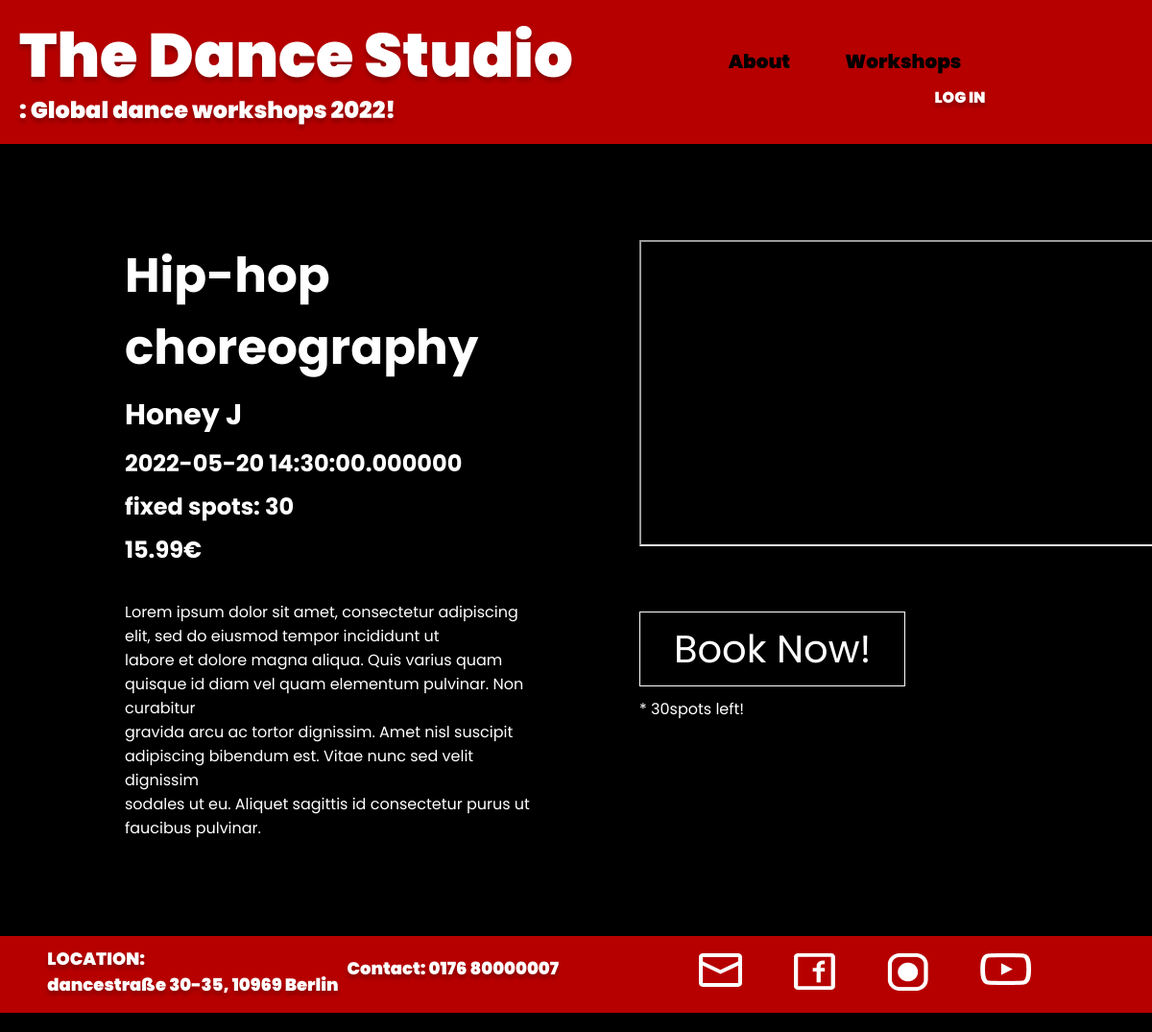
The app's page /classinfo/1, older data.
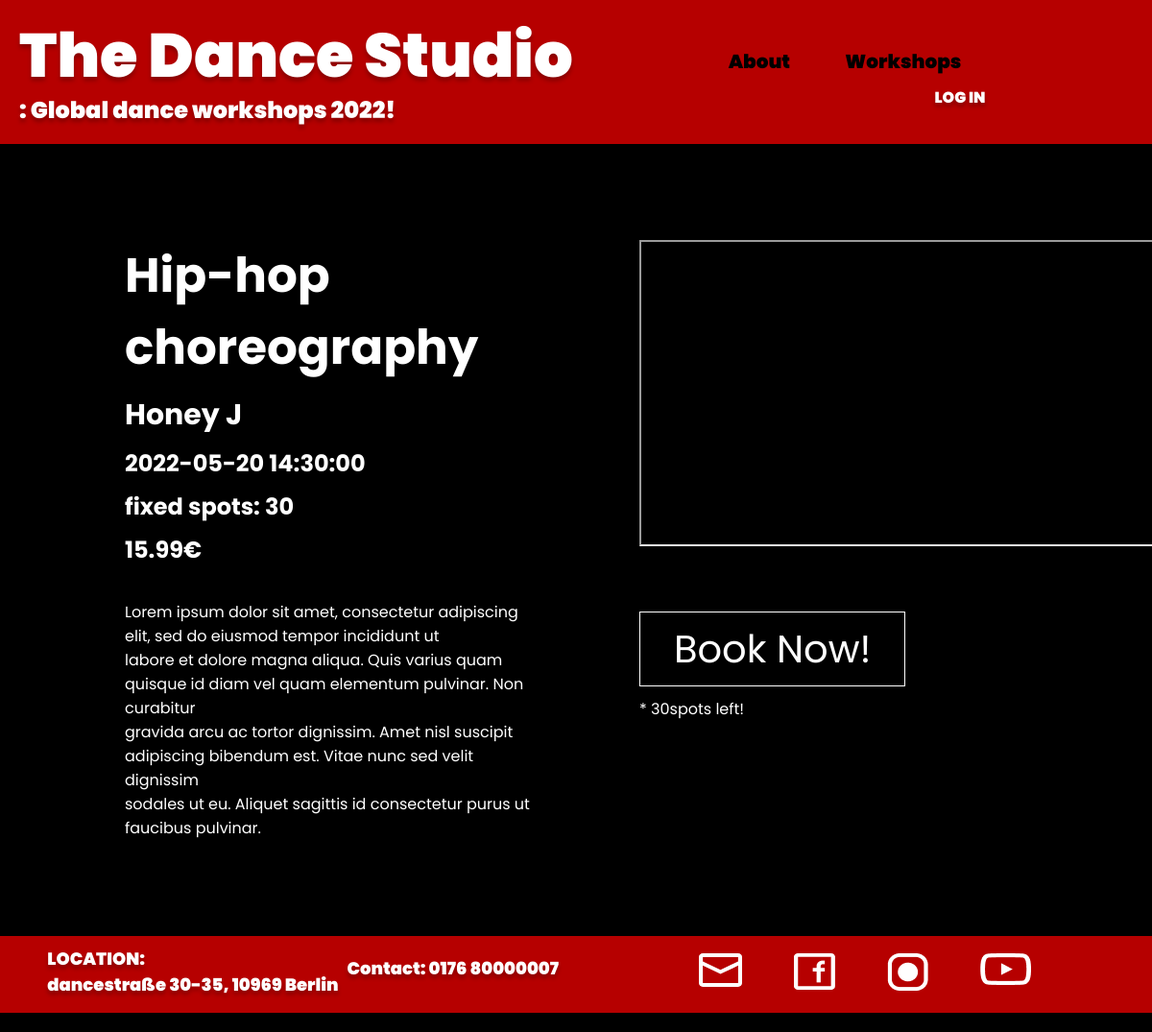
The same page, newer data.
### app/booking/models.py (models this page shows)
class Workshop(db.Model, CRUDMixin):
    id = db.Column(db.Integer, primary_key=True)
    date = db.Column(db.String(120))
    name = db.Column(db.String(120))
    teacher = db.Column(db.String(150))
    price = db.Column(db.Numeric(100, 2))
    fixed_spots = db.Column(db.Integer)
    available_spots = db.Column(db.Integer)
    picture_url = db.Column(db.String(300))
    video_url= db.Column(db.String(300))
    userinfos = db.relationship('Userinfo', backref='workshop', lazy=True)

### app/booking/routes.py (the view)
@blueprint.route('/classinfo/<int:id>')
def classinfo(id):
    workshop = Workshop.query.filter_by(id=id).first_or_404()
    return render_template('booking/classInfo.htm',workshop=workshop)

### app/templates/booking/classInfo.htm
{% extends 'base.html' %}
{% block css %}
<link rel="stylesheet" type="text/css" href="../static/styles/classinfo_style.css">
{% endblock %}
{% block body %}
    <div class="content">
        <div class="info">
            <h1> {{workshop.name}} </h1>
            <h2> {{workshop.teacher}} </h2>
            <h3> {{workshop.date}} </h3>
            <h4> fixed spots: {{workshop.fixed_spots}}</h4>
            <h5> {{workshop.price}}€</h5>
            <p><br>Lorem ipsum dolor sit amet, consectetur adipiscing <br> elit, sed do eiusmod tempor incididunt ut <br>labore et dolore magna aliqua. Quis varius quam <br>quisque id diam vel quam elementum pulvinar. Non curabitur<br> gravida arcu ac tortor dignissim. Amet nisl suscipit <br>adipiscing bibendum est. Vitae nunc sed velit dignissim <br>sodales ut eu. Aliquet sagittis id consectetur purus ut <br>faucibus pulvinar. </p>
        </div>
        <div class="rightside">
            <iframe width="560" height="315" src={{workshop.video_url}}>
            </iframe>
            <br>
            <a href="/book/{{workshop.id}}" class="book">
                Book Now!
            </a>
            <p1>
            <br> * {{workshop.available_spots}}spots left!
            </p1>
        </div>
    </div>
{% endblock %}

### app/templates/base.html (shortened to what this page needs)
<!DOCTYPE html>
<html lang="en">
    <head>
        {% block head %}
            <link rel="stylesheet" type="text/css" href="../static/styles/base_style.css">
            {% block css %}{% endblock %}
        {% endblock %}
    </head>
<body>
    <div class="header">
        <div class="logos">
            <div class="logo">
                <a href="/"> The Dance Studio <br></a>
            </div>
            <div class="second_logo">
                <br>: Global dance workshops 2022!
            </div>
        </div>
        <nav>
            <ul class="header_items">
                <li>
                    <a href="/about">About</a>
                </li>
                <li>
                    <a href="/workshops">Workshops</a>
                </li>
            </ul>
            {% if not current_user.is_authenticated %}
                <div class="login">
                    <a href="{{ url_for('auth.get_login') }}">LOG IN </a>
                </div>
            {% endif %}
        </nav>
    </div>
    {% block body %} {% endblock %}
    <footer>
        <div class="location">
            <p>
                LOCATION: <br>
                dancestraße 30-35, 10969 Berlin<br>
            </p>
        </div>
        <div class="contact">
            <p>Contact: 0176 80000007</p>
        </div>
        <ul class="socialIcons">
            <li>
                <a href="mailto:jung.lee@code.berlin">
                    <img src="../static/images/mailicon.svg" alt="mail">
                </a>
            </li>
            <li>
                <a href="https://www.facebook.com" target="_blank" rel="noopener noreferrer">
                    <img src="../static/images/fbicon.png" alt="facebook">
                </a>
            </li>
            <li>
                <a href="https://www.instagram.com" target="_blank" rel="noopener noreferrer">
                    <img src="../static/images/instaicon.png" alt="instagram">
                </a>
            </li>
            <li>
                <a href="https://www.youtube.com" target="_blank" rel="noopener noreferrer">
                    <img src="../static/images/youtubeicon.png" alt="youtube">
                </a>
            </li>
        </ul>
    </footer>
</body>
</html>

### app/static/styles/base_style.css (style rules this page uses)
* { margin: 0; padding: 0; }
body { font-family: 'Poppins', sans-serif; background-color: black; height: 100%; }
.header { background-color: #B60000; height: 150px; width: 100%; }
.logos { display: flex; justify-content: flex-start; flex-direction: column; width: 650px; }
.logo { font-weight: 900; font-style: normal; font-size: 64px; text-shadow: 0px 4px 4px rgba(0, 0, 0, 0.25); position: relative; left: 20px; top: 10px; transition: 300ms; }
.second_logo { font-style: normal; font-weight: 900; font-size: 24px; line-height: 33px; color: #FFFFFF; position: relative; top: -30px; left: 20px; text-shadow: 0px 4px 4px rgba(0, 0, 0, 0.25); }
.logos a { text-decoration: none; color: #ffffff; }
nav { display: flex; align-items: center; height: 72px; flex-direction: column; position: relative; right: 100px; top: -120px; float: right; }
nav ul { width: 300px; list-style: none; display: flex; flex-direction: row; justify-content: space-around; padding: 8px 70px; }
nav ul a { color: #000000; font-weight: 900; text-decoration: none; font-size: 20px; }
nav ul li::after { content: ''; width: 0%; height: 2px; background: #000000; display: block; margin: auto; transition: 0.5s; }
.login { position: relative; right: -120px; }
.login a { color: #ffffff; text-decoration: none; text-shadow: 0px 4px 4px rgba(0, 0, 0, 0.25); font-weight: 900; }
.login::after { content: ''; width: 0%; height: 2px; background: #ffffff; display: block; margin: auto; transition: 0.5s; }
footer { height: 80px; background-color: #B60000; display: flex; justify-content: space-around; margin-bottom: 0px; }
footer .location { position: relative; top: 10px; left: 30px; }
footer .contact { position: relative; top: 20px; }
footer p { color: #FFFFFF; font-size: 18px; font-weight: 900; font-weight: 900; text-shadow: 0px 4px 4px rgba(0, 0, 0, 0.25); }
.socialIcons { position: relative; top: 10px; }
footer ul { width: 400px; list-style: none; display: flex; flex-direction: row; justify-content: space-around; padding: 8px 80px; }
footer ul li { transition: 400ms; }

### app/static/styles/classinfo_style.css (style rules this page uses)
.content { display: flex; flex-direction: row; margin: 100px 30px; color: #FFFFFF; position: relative; left: 100px; width: 1000px; }
.content h1 { font-size: 50px; margin-bottom: 10px; }
.content h2 { font-size: 30px; margin-bottom: 10px; }
.content h3, h4, h5 { font-size: 24px; margin-bottom: 10px; }
.rightside { position: relative; left: 100px; }
.rightside iframe { margin-bottom: 70px; }
.book { text-decoration: none; color: #FFFFFF; font-size: 40px; margin: 10px 0 30px 0; border: 1px solid #FFFFFF; padding: 10px 35px; cursor: pointer; transition: 500ms; }
.rightside p1 { position: relative; top: 20px; }

Row changes from the older to the newer data that the page shows:
changed Workshop "Hip-hop choreography": date "2022-05-20 14:30:00.000000" → "2022-05-20 14:30:00"
